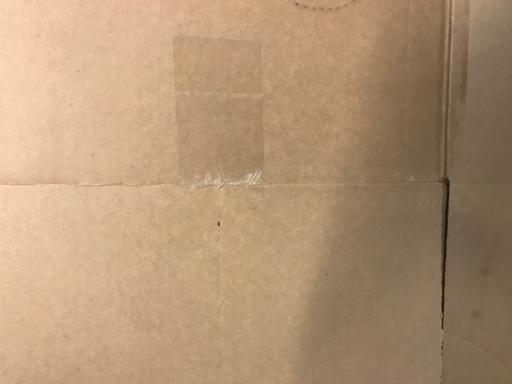
#> input picture loadtest/images/cardboard_01.jpg, 512 x 384 px; its folder holds only this picture in this run
$ python -i drift.py   (imports and definitions only)
#> lines starting #> are read from the running program, lines starting #| are printed output that depends on the picture
#> further down, picture is the input picture: PIL image 512x384 RGB; mean R, G, B 178, 148.4, 117.3
"""Détection de data drift.

Idée simple : pour chaque image reçue on calcule quelques chiffres
(luminosité, contraste, couleurs). On compare ces chiffres récents à ceux
des images d'entraînement avec un test statistique (Kolmogorov-Smirnov).
Si les distributions sont trop différentes -> drift.
"""
import numpy as np
from PIL import Image
from scipy.stats import ks_2samp

FEATURES = ["brightness", "contrast", "red", "green", "blue", "saturation"]
P_VALUE = 0.05          # seuil du test : en dessous, la feature a "drifté"
DRIFT_SHARE = 0.5       # drift global si au moins 50 % des features ont drifté


def image_features(img: Image.Image) -> dict:
    a = np.asarray(img.convert("RGB").resize((64, 64)), dtype=np.float32) / 255.0
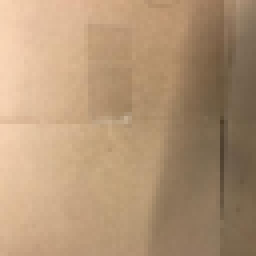
#> a: shape (64, 64, 3) float32 (shown 4 times larger); mean R, G, B 0.698, 0.582, 0.46
    gray = a.mean(axis=2)
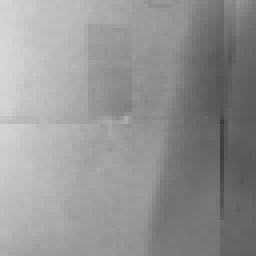
#> gray: shape (64, 64) float32 (shown 4 times larger); min 0.229, max 0.843, mean 0.58
    hsv = np.asarray(img.convert("RGB").resize((64, 64)).convert("HSV"), dtype=np.float32) / 255.0
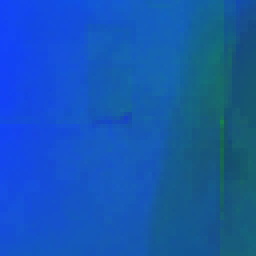
#> hsv: shape (64, 64, 3) float32 (shown 4 times larger); mean R, G, B 0.0839, 0.344, 0.698
    return {"brightness": float(gray.mean()), "contrast": float(gray.std()),
            "red": float(a[..., 0].mean()), "green": float(a[..., 1].mean()),
            "blue": float(a[..., 2].mean()), "saturation": float(hsv[..., 1].mean())}


def compute_drift(reference: dict, current: list[dict]) -> dict:
    if len(current) < 30:
        return {"status": "pas assez de données", "n_current": len(current)}
    details = {}
    for f in FEATURES:
        cur = [row[f] for row in current]
        stat, p = ks_2samp(reference[f], cur)
        details[f] = {"p_value": round(float(p), 4), "drift": bool(p < P_VALUE),
                      "ref_mean": round(float(np.mean(reference[f])), 3),
                      "cur_mean": round(float(np.mean(cur)), 3)}
    share = sum(d["drift"] for d in details.values()) / len(FEATURES)
    return {"status": "DRIFT" if share >= DRIFT_SHARE else "OK", "drift_share": share,
            "n_current": len(current), "features": details}

>>> from PIL import Image
>>> picture = Image.open('../../loadtest/images/cardboard_01.jpg')
>>> result = image_features(picture)
#> result = {'brightness': 0.58, 'contrast': 0.134, 'red': 0.698, 'green': 0.582, 'blue': 0.46, 'saturation': 0.344}

$ run again, on loadtest/images/cardboard_02.jpg
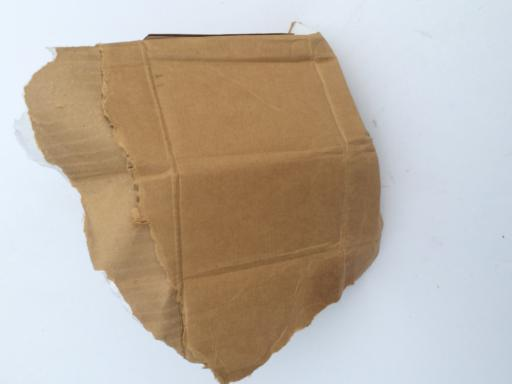
#> input picture loadtest/images/cardboard_02.jpg, 512 x 384 px
#> picture is the input picture: PIL image 512x384 RGB; mean R, G, B 189.2, 178.4, 166.5
#> in image_features, `gray = a.mean(axis=2)`:
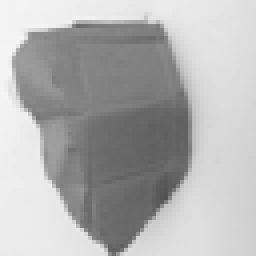
#> gray: shape (64, 64) float32 (shown 4 times larger); min 0.319, max 0.965, mean 0.698
#> in image_features, `hsv = np.asarray(img.convert("RGB").resize((64, 64)).convert("HSV"), d..`:
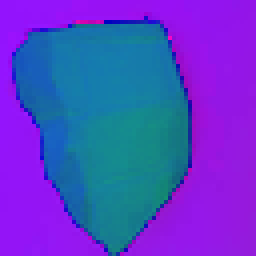
#> hsv: shape (64, 64, 3) float32 (shown 4 times larger); mean R, G, B 0.354, 0.254, 0.783
#> result = {'brightness': 0.698, 'contrast': 0.206, 'red': 0.742, 'green': 0.7, 'blue': 0.653, 'saturation': 0.254}

$ run again, on loadtest/images/cardboard_04.jpg
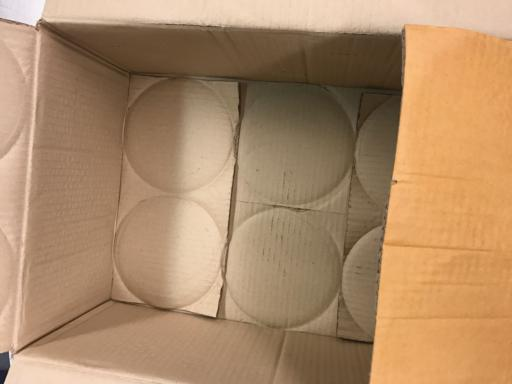
#> input picture loadtest/images/cardboard_04.jpg, 512 x 384 px
#> picture is the input picture: PIL image 512x384 RGB; mean R, G, B 173.5, 138.5, 104
#> in image_features, `gray = a.mean(axis=2)`:
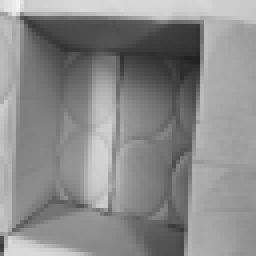
#> gray: shape (64, 64) float32 (shown 4 times larger); min 0.131, max 0.956, mean 0.544
#> in image_features, `hsv = np.asarray(img.convert("RGB").resize((64, 64)).convert("HSV"), d..`:
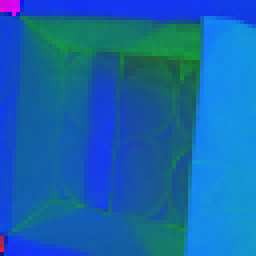
#> hsv: shape (64, 64, 3) float32 (shown 4 times larger); mean R, G, B 0.0851, 0.401, 0.681
#> result = {'brightness': 0.544, 'contrast': 0.163, 'red': 0.681, 'green': 0.543, 'blue': 0.408, 'saturation': 0.401}
